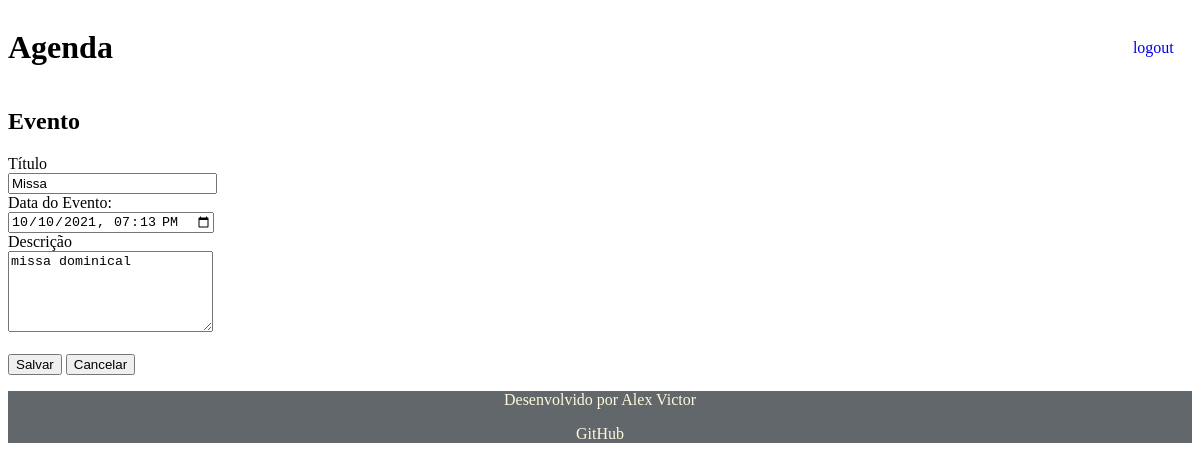
/agenda/evento/?id=3 (signed in), run on an earlier commit of the app's database.
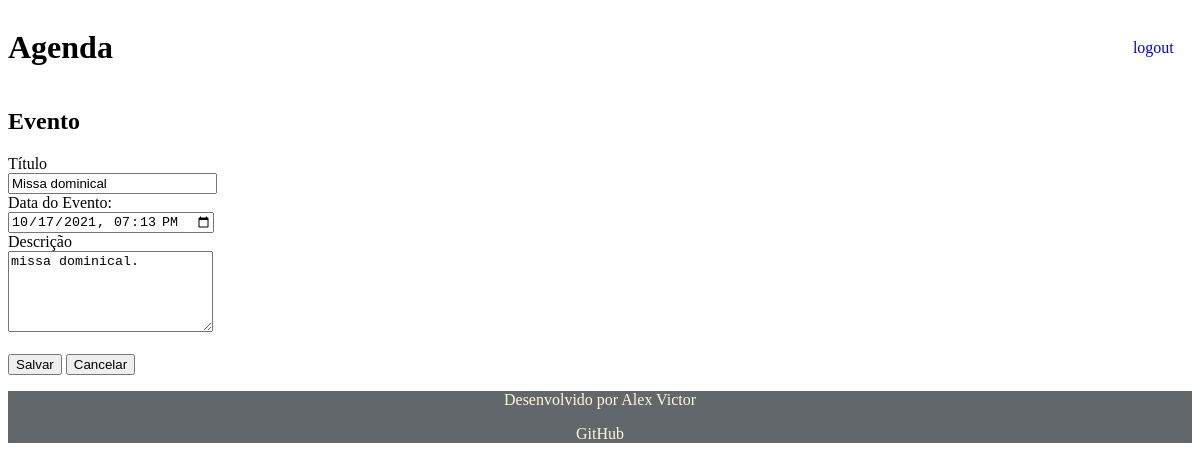
And on a later commit of the database.
### core/models.py (models this page shows, shortened)
class Evento(models.Model):
    titulo = models.CharField(max_length=100)
    descricao = models.TextField(blank=True, null=True)
    data_evento = models.DateTimeField(verbose_name='Data do Evento')
    data_criacao = models.DateTimeField(auto_now=True)
    usuario = models.ForeignKey(User, on_delete=models.CASCADE)
    class Meta:
        db_table = 'evento'
    def get_data_input_evento(self):
        return self.data_evento.strftime('%Y-%m-%dT%H:%M')

### core/views.py (the view)
# urls.py: path('agenda/evento/', views.evento),
@login_required(login_url='/login/')
def evento(request):
    id_evento = request.GET.get('id')
    dados = {}
    if id_evento:
        dados['evento'] = Evento.objects.get(id=id_evento)
    return render(request, 'evento.html', dados)

### templates/evento.html (shortened to what this page needs)
{% extends "model-page.html" %}
{% block content %}
<h2>Evento</h2>
<form action="submit" method="POST">{% csrf_token %}
    <label>Título</label>
    <br>
    <input type="text" name="titulo" size="23" value="{{evento.titulo}}">
    <br>
    <label>Data do Evento:</label>
    <br>
    <input type="datetime-local" name="data_evento" value="{{ evento.get_data_input_evento }}">
    <br>
    <label>Descrição</label>
    <br>
    <textarea name="descricao" rows="5" cols="23">{{evento.descricao}}</textarea>
    <br><br>
    <button type="submit">Salvar</button>
    <a href="/">
        <button type="button">Cancelar</button>
    </a>
</form>
{% endblock %}

What changed in the data, as far as the page shows it:
changed Evento: titulo "Missa" → "Missa dominical"; data_evento "10/10/2021 19:13" → "10/17/2021 19:13"; descricao "missa dominical" → "missa dominical."
